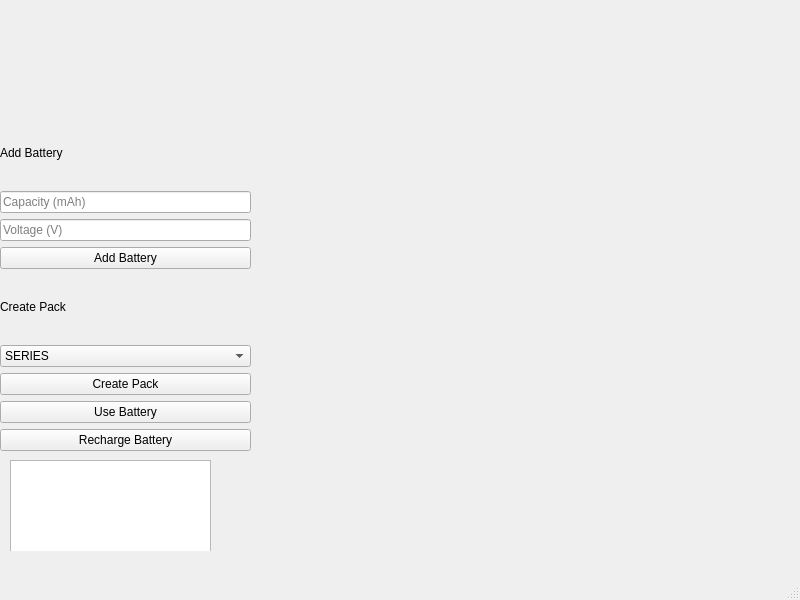
<?xml version="1.0" encoding="UTF-8"?>
<ui version="4.0">
 <class>MainWindow</class>
 <widget class="QMainWindow" name="MainWindow">
  <property name="geometry">
   <rect>
    <x>0</x>
    <y>0</y>
    <width>800</width>
    <height>600</height>
   </rect>
  </property>
  <property name="windowTitle">
   <string>MainWindow</string>
  </property>
  <widget class="QWidget" name="centralwidget">
   <widget class="QWidget" name="horizontalLayoutWidget">
    <property name="geometry">
     <rect>
      <x>0</x>
      <y>70</y>
      <width>481</width>
      <height>481</height>
     </rect>
    </property>
    <layout class="QHBoxLayout" name="horizontalLayout">
     <item>
      <widget class="QWidget" name="widget" native="true">
       <widget class="BatteryWidget" name="batteryWidget" native="true">
        <property name="geometry">
         <rect>
          <x>260</x>
          <y>50</y>
          <width>211</width>
          <height>321</height>
         </rect>
        </property>
       </widget>
       <widget class="QTextEdit" name="textEditDisplay">
        <property name="geometry">
         <rect>
          <x>10</x>
          <y>390</y>
          <width>201</width>
          <height>101</height>
         </rect>
        </property>
       </widget>
       <widget class="QWidget" name="verticalLayoutWidget">
        <property name="geometry">
         <rect>
          <x>0</x>
          <y>50</y>
          <width>251</width>
          <height>331</height>
         </rect>
        </property>
        <layout class="QVBoxLayout" name="verticalLayout">
         <item>
          <widget class="QLabel" name="label">
           <property name="text">
            <string>Add Battery</string>
           </property>
          </widget>
         </item>
         <item>
          <widget class="QLineEdit" name="lineCapacity">
           <property name="text">
            <string/>
           </property>
           <property name="placeholderText">
            <string>Capacity (mAh)</string>
           </property>
          </widget>
         </item>
         <item>
          <widget class="QLineEdit" name="lineVoltage">
           <property name="text">
            <string/>
           </property>
           <property name="placeholderText">
            <string>Voltage (V)</string>
           </property>
          </widget>
         </item>
         <item>
          <widget class="QPushButton" name="btnAddBattery">
           <property name="text">
            <string>Add Battery</string>
           </property>
          </widget>
         </item>
         <item>
          <widget class="QLabel" name="label_2">
           <property name="text">
            <string>Create Pack</string>
           </property>
          </widget>
         </item>
         <item>
          <widget class="QComboBox" name="comboPackType">
           <item>
            <property name="text">
             <string>SERIES</string>
            </property>
           </item>
           <item>
            <property name="text">
             <string>PARALLEL</string>
            </property>
           </item>
          </widget>
         </item>
         <item>
          <widget class="QPushButton" name="btnCreatePack">
           <property name="text">
            <string>Create Pack</string>
           </property>
          </widget>
         </item>
         <item>
          <widget class="QPushButton" name="btnUsePack">
           <property name="text">
            <string>Use Battery</string>
           </property>
          </widget>
         </item>
         <item>
          <widget class="QPushButton" name="btnRechargePack">
           <property name="text">
            <string>Recharge Battery</string>
           </property>
          </widget>
         </item>
        </layout>
       </widget>
      </widget>
     </item>
    </layout>
   </widget>
  </widget>
  <widget class="QMenuBar" name="menubar">
   <property name="geometry">
    <rect>
     <x>0</x>
     <y>0</y>
     <width>800</width>
     <height>26</height>
    </rect>
   </property>
  </widget>
  <widget class="QStatusBar" name="statusbar"/>
 </widget>
 <customwidgets>
  <customwidget>
   <class>BatteryWidget</class>
   <extends>QWidget</extends>
   <header location="global">batterywidget.h</header>
   <container>1</container>
  </customwidget>
 </customwidgets>
 <resources/>
 <connections/>
</ui>
